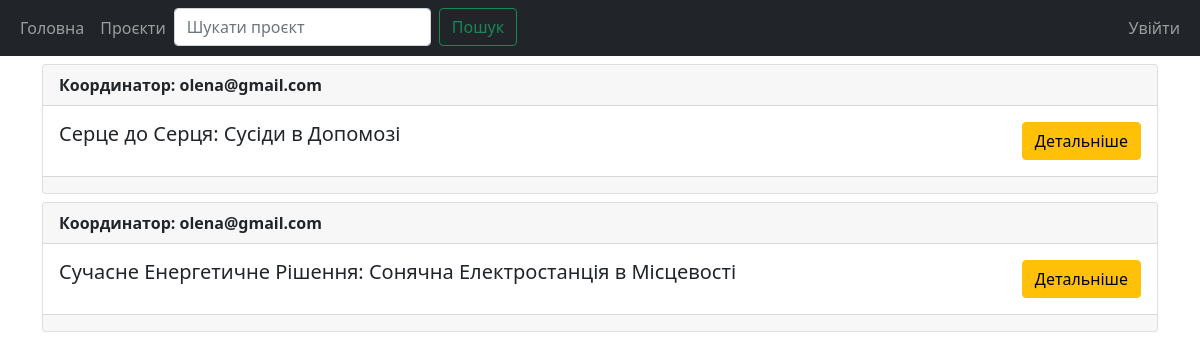
Page /view-projects/ on the earlier database version.
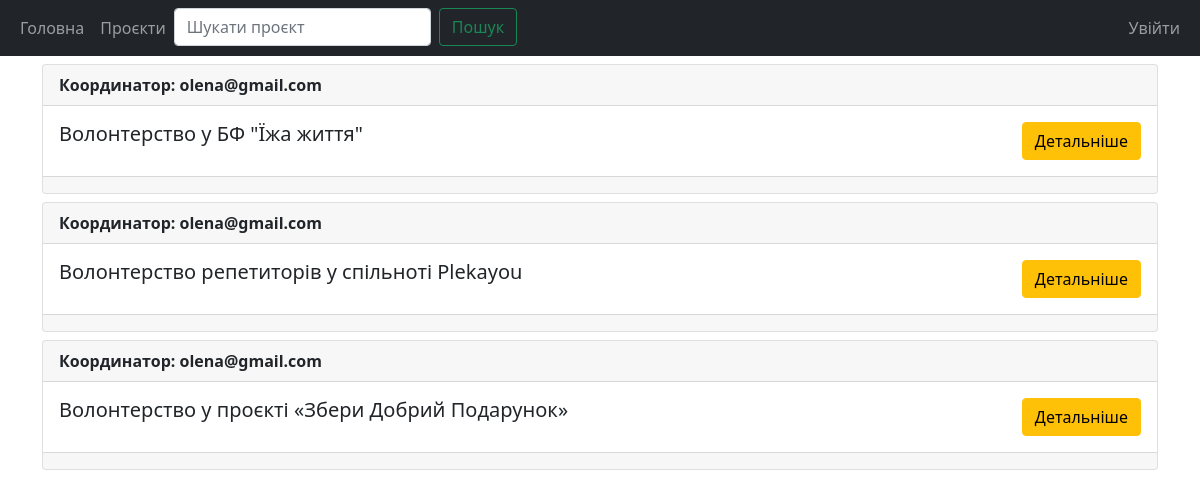
Same page on the later database version.
### main/models.py (models this page shows, shortened)
class Project(models.Model):
    class WorkType(models.TextChoices):
        SOCIAL = 'соціальна'
        MEDICAL = 'медична'
        HUMANITARIAN = 'гуманітарна'
        EDUCATIONAL = 'освітня'
        CULTURAL = 'культурна'
        SPORT = 'спортивна'
        SCIENTIFIC = 'наукова'
        OTHER = 'інша'
    name = models.CharField(max_length=100)
    description = models.TextField()
    coordinator = models.ForeignKey(User, on_delete=models.CASCADE)
    start_date = models.DateField()
    end_date = models.DateField()
    location = models.CharField(max_length=100)
    work_type = models.CharField(
        max_length=11,
        choices=WorkType.choices,
        default=WorkType.OTHER,
    )

### main/views.py (the view)
# urls.py: path('view-projects/', views.view_projects, name='view_projects'),
def view_projects(request):
    projects = Project.objects.all()
    if request.method == "POST":
        project_id = request.POST.get("project-id")
        if project_id:
            project = Project.objects.filter(id=project_id).first()
            if project and (project.coordinator == request.user):
                project.delete()
    return render(request, 'main/view_projects.html', {'projects': projects})

### main/templates/main/view_projects.html (shortened to what this page needs)
{% extends 'main/base.html' %}
{% block content %}
{% for project in projects %}
<div class="card mt-2">
  <div class="card-header"><strong>Координатор: {{ project.coordinator.email }}</strong></div>
  <div class="card-body d-flex flex-row justify-content-between">
    <div>
      <h5 class="card-title">{{project.name}}</h5>
    </div>
    <div>
      <div class="d-flex">
        <a
          class="btn btn-warning"
          name="user-id"
          value="{{project.id}}"
          href="{% url 'view_project' project.id %}"
        >
          Детальніше
        </a>
      </div>
    </div>
  </div>
  <div class="card-footer text-muted">{{project.created_at}}</div>
</div>
{% empty %}
<p>Проєкт не знайдено</p>
{% endfor %}
{% endblock %}

### main/templates/main/base.html (shortened to what this page needs)
<!DOCTYPE html>
<html lang="en">
  <head>
    <link
      href="https://cdn.jsdelivr.net/npm/bootstrap@5.1.3/dist/css/bootstrap.min.css"
      rel="stylesheet"
    />
  </head>
  <body>
    <nav class="navbar navbar-expand-lg navbar-dark bg-dark">
      <div class="container-fluid">
        <div>
          <ul class="navbar-nav">
            <li class="nav-item">
              <a class="nav-link" href="{% url 'home' %}">Головна</a>
            </li>
            <li class="nav-item">
              <a class="nav-link" href="{% url 'view_projects' %}">Проєкти</a>
            </li>
            <li class="nav-item">
              <form method="post" class="d-flex" action="{% url 'search_project' %}" role="search">
                <input class="form-control me-2" type="search" placeholder="Шукати проєкт" aria-label="Search" name="search_text">
                <button class="btn btn-outline-success" type="submit">Пошук</button>
              </form>
            </li>
          </ul>
        </div>
        <div>
          <ul class="navbar-nav">
            {% if user.is_authenticated %}
            <span class="navbar-text"> {{user.username}} | </span>
            <li class="nav-item">
              <a class="nav-link" href="{% url 'logout' %}">Вийти</a>
            </li>
            {% else %}
            <li class="nav-item">
              <a class="nav-link" href="/login">Увійти</a>
            </li>
            {% endif %}
          </ul>
        </div>
      </div>
    </nav>
    <div class="container">{% block content %} {% endblock %}</div>
  </body>
</html>

Differences in the rows shown:
removed Project: coordinator.email "olena@gmail.com", name "Серце до Серця: Сусіди в Допомозі", {{ project.id }} 1 (drawn)
removed Project: coordinator.email "olena@gmail.com", name "Сучасне Енергетичне Рішення: Сонячна Електростанція в Місцевості", {{ project.id }} 2 (drawn)
added Project: coordinator.email "olena@gmail.com", name "Волонтерство у БФ \"Їжа життя\"", {{ project.id }} 3 (drawn)
added Project: coordinator.email "olena@gmail.com", name "Волонтерство репетиторів у спільноті Plekayou", {{ project.id }} 4 (drawn)
added Project: coordinator.email "olena@gmail.com", name "Волонтерство у проєкті «Збери Добрий Подарунок»", {{ project.id }} 5 (drawn)
